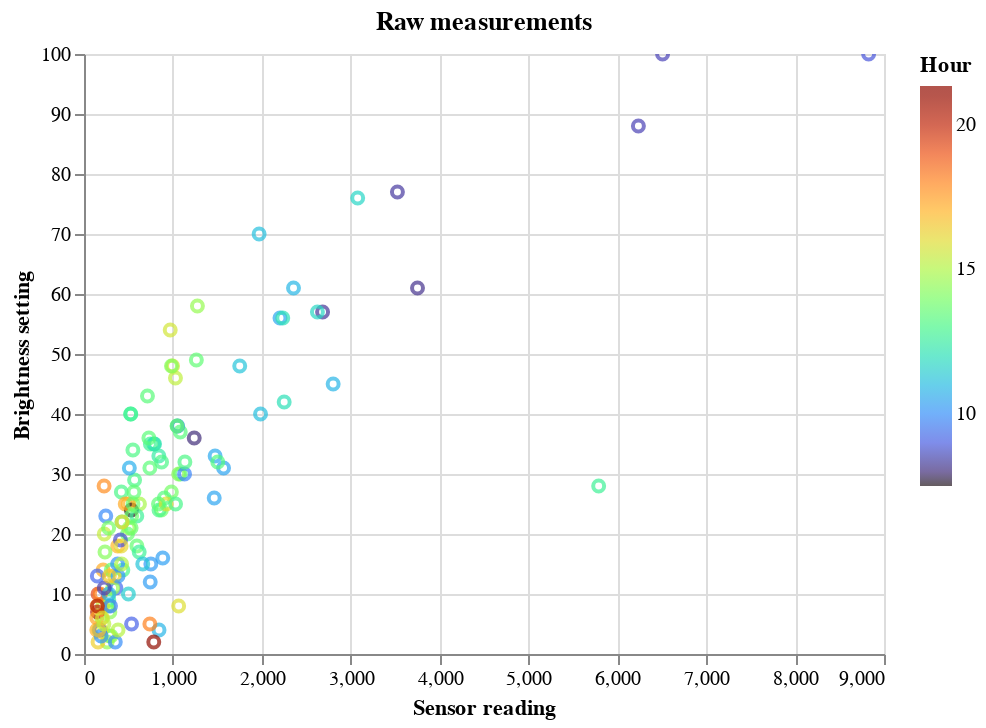

Write notebook code for a chart like this one.
### Code cell
chart = (
    alt.Chart(
        data,
        title='Raw measurements',
    )
    .mark_point()
    .encode(
        alt.X('reading', scale=alt.Scale(clamp=True), title='Sensor reading'),
        alt.Y('brightness', scale=alt.Scale(clamp=True), title='Brightness setting'),
        alt.Color('hour', scale=alt.Scale(scheme='turbo'), title='Hour'),
        [
            alt.Tooltip('reading', title='Sensor reading'),
            alt.Tooltip('brightness', title='Brightness setting'),
            alt.Tooltip('datetime', title='Date'),
            alt.Tooltip('hour', title='Hour'),
        ]
    )
    .interactive()
)
chart.save('measurements_time.json')
chart

### Figure 1 — Vega-Lite specification as saved in the notebook (floating-point values rounded to 4 significant figures)
{"config": {"view": {"continuousWidth": 400, "continuousHeight": 300}}, "data": {"name": "data-e7c048146725aa519b40dc2ce3426be9"}, "mark": "point", "encoding": {"color": {"field": "hour", "scale": {"scheme": "turbo"}, "title": "Hour", "type": "quantitative"}, "tooltip": [{"field": "reading", "title": "Sensor reading", "type": "quantitative"}, {"field": "brightness", "title": "Brightness setting", "type": "quantitative"}, {"field": "datetime", "title": "Date", "type": "temporal"}, {"field": "hour", "title": "Hour", "type": "quantitative"}], "x": {"field": "reading", "scale": {"clamp": true}, "title": "Sensor reading", "type": "quantitative"}, "y": {"field": "brightness", "scale": {"clamp": true}, "title": "Brightness setting", "type": "quantitative"}}, "selection": {"selector012": {"type": "interval", "bind": "scales", "encodings": ["x", "y"]}}, "title": "Raw measurements", "$schema": "https://vega.github.io/schema/vega-lite/v4.17.0.json", "datasets": {"data-e7c048146725aa519b40dc2ce3426be9": [{"datetime": "2021-11-17T09:16:27.733000", "reading": 359, "brightness": 11, "time": 9.274, "hour": 9.274}, {"datetime": "2021-11-17T12:43:34.860000", "reading": 279, "brightness": 9, "time": 12.73, "hour": 12.73}, {"datetime": "2021-11-17T12:50:02.146000", "reading": 273, "brightness": 8, "time": 12.83, "hour": 12.83}, {"datetime": "2021-11-17T14:17:43.697000", "reading": 291, "brightness": 7, "time": 14.3, "hour": 14.3}, {"datetime": "2021-11-17T14:42:29.204000", "reading": 197, "brightness": 6, "time": 14.71, "hour": 14.71}, {"datetime": "2021-11-18T10:16:26.214000", "reading": 752, "brightness": 15, "time": 10.27, "hour": 10.27}, {"datetime": "2021-11-18T10:19:40.657000", "reading": 745, "brightness": 12, "time": 10.33, "hour": 10.33}, {"datetime": "2021-11-18T10:23:10.472000", "reading": 886, "brightness": 16, "time": 10.39, "hour": 10.39}, {"datetime": "2021-11-18T10:29:02.072000", "reading": 1570, "brightness": 31, "time": 10.48, "hour": 10.48}, {"datetime": "2021-11-18T10:29:23.584000", "reading": 1465, "brightness": 26, "time": 10.49, "hour": 10.49}, {"datetime": "2021-11-18T10:35:17.819000", "reading": 1475, "brightness": 33, "time": 10.59, "hour": 10.59}, {"datetime": "2021-11-18T13:01:46.839000", "reading": 420, "brightness": 27, "time": 13.03, "hour": 13.03}, {"datetime": "2021-11-18T13:02:07.333000", "reading": 426, "brightness": 22, "time": 13.04, "hour": 13.04}, {"datetime": "2021-11-18T13:02:54.452000", "reading": 437, "brightness": 14, "time": 13.05, "hour": 13.05}, {"datetime": "2021-11-18T13:34:28.914000", "reading": 595, "brightness": 18, "time": 13.57, "hour": 13.57}, {"datetime": "2021-11-18T13:41:13.511000", "reading": 489, "brightness": 20, "time": 13.69, "hour": 13.69}, {"datetime": "2021-11-18T14:33:48.004000", "reading": 322, "brightness": 11, "time": 14.56, "hour": 14.56}, {"datetime": "2021-11-18T15:31:53.416000", "reading": 209, "brightness": 8, "time": 15.53, "hour": 15.53}, {"datetime": "2021-11-18T19:18:27.289000", "reading": 158, "brightness": 10, "time": 19.31, "hour": 19.31}, {"datetime": "2021-11-18T20:15:39.392000", "reading": 152, "brightness": 7, "time": 20.26, "hour": 20.26}, {"datetime": "2022-03-11T12:42:28.401000", "reading": 5790, "brightness": 28, "time": 12.71, "hour": 12.71}, {"datetime": "2022-03-11T12:43:20.135000", "reading": 747, "brightness": 35, "time": 12.72, "hour": 12.72}, {"datetime": "2022-03-11T12:52:17.164000", "reading": 785, "brightness": 35, "time": 12.87, "hour": 12.87}, {"datetime": "2022-03-11T16:57:12.798000", "reading": 379, "brightness": 18, "time": 16.95, "hour": 16.95}, {"datetime": "2022-03-11T17:10:46.891000", "reading": 215, "brightness": 14, "time": 17.18, "hour": 17.18}, {"datetime": "2022-03-11T18:05:58.741000", "reading": 183, "brightness": 10, "time": 18.1, "hour": 18.1}, {"datetime": "2022-03-14T12:03:02.955000", "reading": 794, "brightness": 35, "time": 12.05, "hour": 12.05}, {"datetime": "2022-03-14T13:03:19.302000", "reading": 569, "brightness": 29, "time": 13.06, "hour": 13.06}, {"datetime": "2022-03-14T17:14:45.580000", "reading": 464, "brightness": 25, "time": 17.25, "hour": 17.25}, {"datetime": "2022-03-15T13:37:51.671000", "reading": 307, "brightness": 14, "time": 13.63, "hour": 13.63}, {"datetime": "2022-03-15T14:50:38.990000", "reading": 624, "brightness": 25, "time": 14.84, "hour": 14.84}, {"datetime": "2022-03-16T07:30:30.938000", "reading": 533, "brightness": 24, "time": 7.508, "hour": 7.508}, {"datetime": "2022-03-16T07:59:51.606000", "reading": 1240, "brightness": 36, "time": 7.998, "hour": 7.998}, {"datetime": "2022-03-16T08:13:11.192000", "reading": 2684, "brightness": 57, "time": 8.22, "hour": 8.22}, {"datetime": "2022-03-16T08:15:59.615000", "reading": 3526, "brightness": 77, "time": 8.266, "hour": 8.266}, {"datetime": "2022-03-16T08:27:20.681000", "reading": 6237, "brightness": 88, "time": 8.456, "hour": 8.456}, {"datetime": "2022-03-16T08:28:54.537000", "reading": 6509, "brightness": 100, "time": 8.482, "hour": 8.482}, {"datetime": "2022-03-16T11:06:27.544000", "reading": 1986, "brightness": 40, "time": 11.11, "hour": 11.11}, {"datetime": "2022-03-16T11:06:42.843000", "reading": 1970, "brightness": 70, "time": 11.11, "hour": 11.11}, {"datetime": "2022-03-16T11:13:28.185000", "reading": 1752, "brightness": 48, "time": 11.22, "hour": 11.22}, {"datetime": "2022-03-16T13:14:21.054000", "reading": 1049, "brightness": 38, "time": 13.24, "hour": 13.24}, {"datetime": "2022-03-16T13:18:49.124000", "reading": 1084, "brightness": 30, "time": 13.31, "hour": 13.31}, {"datetime": "2022-03-16T13:20:10.469000", "reading": 1083, "brightness": 37, "time": 13.34, "hour": 13.34}, {"datetime": "2022-03-16T13:49:07.107000", "reading": 870, "brightness": 24, "time": 13.82, "hour": 13.82}, {"datetime": "2022-03-16T16:18:49.818000", "reading": 343, "brightness": 13, "time": 16.31, "hour": 16.31}, {"datetime": "2022-03-17T09:38:41.096000", "reading": 298, "brightness": 8, "time": 9.645, "hour": 9.645}, {"datetime": "2022-03-17T10:09:41", "reading": 378, "brightness": 15, "time": 10.16, "hour": 10.16}, {"datetime": "2022-03-17T10:10:13.514000", "reading": 383, "brightness": 13, "time": 10.17, "hour": 10.17}, {"datetime": "2022-03-17T10:51:11.006000", "reading": 280, "brightness": 10, "time": 10.85, "hour": 10.85}, {"datetime": "2022-03-17T12:40:59.489000", "reading": 594, "brightness": 23, "time": 12.68, "hour": 12.68}, {"datetime": "2022-03-17T12:41:56.967000", "reading": 621, "brightness": 17, "time": 12.7, "hour": 12.7}, {"datetime": "2022-03-17T13:56:18.278000", "reading": 983, "brightness": 27, "time": 13.94, "hour": 13.94}, {"datetime": "2022-03-17T14:32:27.809000", "reading": 508, "brightness": 21, "time": 14.54, "hour": 14.54}, {"datetime": "2022-03-17T15:04:00.106000", "reading": 423, "brightness": 15, "time": 15.07, "hour": 15.07}, {"datetime": "2022-03-18T15:40:07.126000", "reading": 970, "brightness": 54, "time": 15.67, "hour": 15.67}, {"datetime": "2022-03-18T15:41:29.953000", "reading": 996, "brightness": 48, "time": 15.69, "hour": 15.69}, {"datetime": "2022-03-18T17:50:00.693000", "reading": 226, "brightness": 28, "time": 17.83, "hour": 17.83}, {"datetime": "2022-03-21T15:18:21.328000", "reading": 1029, "brightness": 46, "time": 15.31, "hour": 15.31}, {"datetime": "2022-03-21T17:05:31.505000", "reading": 500, "brightness": 25, "time": 17.09, "hour": 17.09}, {"datetime": "2022-03-23T08:52:53.080000", "reading": 8827, "brightness": 100, "time": 8.881, "hour": 8.881}, {"datetime": "2022-03-23T10:53:39.256000", "reading": 2357, "brightness": 61, "time": 10.89, "hour": 10.89}, {"datetime": "2022-03-23T12:25:30.329000", "reading": 842, "brightness": 33, "time": 12.42, "hour": 12.42}, {"datetime": "2022-03-23T13:02:58.771000", "reading": 844, "brightness": 24, "time": 13.05, "hour": 13.05}, {"datetime": "2022-03-23T13:04:02.003000", "reading": 873, "brightness": 32, "time": 13.07, "hour": 13.07}, {"datetime": "2022-03-23T13:19:25.566000", "reading": 904, "brightness": 26, "time": 13.32, "hour": 13.32}, {"datetime": "2022-03-24T14:10:09.499000", "reading": 984, "brightness": 48, "time": 14.17, "hour": 14.17}, {"datetime": "2022-03-24T14:15:34.746000", "reading": 1065, "brightness": 30, "time": 14.26, "hour": 14.26}, {"datetime": "2022-03-24T15:55:14.676000", "reading": 925, "brightness": 25, "time": 15.92, "hour": 15.92}, {"datetime": "2022-03-29T09:48:22.384000", "reading": 1053, "brightness": 38, "time": 9.806, "hour": 9.806}, {"datetime": "2022-03-29T09:50:05.660000", "reading": 1131, "brightness": 30, "time": 9.835, "hour": 9.835}, {"datetime": "2022-03-29T10:32:04.103000", "reading": 2205, "brightness": 56, "time": 10.53, "hour": 10.53}, {"datetime": "2022-03-29T10:50:43.158000", "reading": 2803, "brightness": 45, "time": 10.85, "hour": 10.85}, {"datetime": "2022-03-29T11:44:25.752000", "reading": 2626, "brightness": 57, "time": 11.74, "hour": 11.74}, {"datetime": "2022-03-30T08:25:12.283000", "reading": 228, "brightness": 11, "time": 8.42, "hour": 8.42}, {"datetime": "2022-03-30T08:45:45.310000", "reading": 410, "brightness": 19, "time": 8.762, "hour": 8.762}, {"datetime": "2022-03-30T11:40:38.260000", "reading": 3079, "brightness": 76, "time": 11.68, "hour": 11.68}, {"datetime": "2022-03-30T12:00:54.023000", "reading": 2252, "brightness": 42, "time": 12.02, "hour": 12.02}, {"datetime": "2022-03-30T12:01:03.499000", "reading": 2236, "brightness": 56, "time": 12.02, "hour": 12.02}, {"datetime": "2022-03-30T13:13:19.537000", "reading": 1505, "brightness": 32, "time": 13.22, "hour": 13.22}, {"datetime": "2022-03-30T13:32:14.297000", "reading": 1264, "brightness": 49, "time": 13.54, "hour": 13.54}, {"datetime": "2022-03-30T13:41:12.549000", "reading": 1047, "brightness": 38, "time": 13.69, "hour": 13.69}, {"datetime": "2022-03-30T14:32:35.058000", "reading": 1276, "brightness": 58, "time": 14.54, "hour": 14.54}, {"datetime": "2022-04-01T09:13:30.034000", "reading": 150, "brightness": 13, "time": 9.225, "hour": 9.225}, {"datetime": "2022-04-01T09:54:59.671000", "reading": 245, "brightness": 23, "time": 9.916, "hour": 9.916}, {"datetime": "2022-04-01T10:42:34.095000", "reading": 510, "brightness": 31, "time": 10.71, "hour": 10.71}, {"datetime": "2022-04-01T13:23:10.189000", "reading": 714, "brightness": 43, "time": 13.39, "hour": 13.39}, {"datetime": "2022-04-01T13:24:43.832000", "reading": 730, "brightness": 36, "time": 13.41, "hour": 13.41}, {"datetime": "2022-04-01T13:25:44.364000", "reading": 741, "brightness": 31, "time": 13.43, "hour": 13.43}, {"datetime": "2022-04-01T13:32:31.111000", "reading": 562, "brightness": 27, "time": 13.54, "hour": 13.54}, {"datetime": "2022-04-01T13:42:54.036000", "reading": 536, "brightness": 23, "time": 13.71, "hour": 13.71}, {"datetime": "2022-04-01T13:44:55.413000", "reading": 530, "brightness": 21, "time": 13.75, "hour": 13.75}, {"datetime": "2022-04-01T13:46:50.108000", "reading": 551, "brightness": 25, "time": 13.78, "hour": 13.78}, {"datetime": "2022-04-01T15:23:53.676000", "reading": 228, "brightness": 20, "time": 15.4, "hour": 15.4}, {"datetime": "2022-04-04T13:57:37.079000", "reading": 277, "brightness": 21, "time": 13.96, "hour": 13.96}, {"datetime": "2022-04-05T13:31:43.454000", "reading": 838, "brightness": 25, "time": 13.53, "hour": 13.53}, {"datetime": "2022-04-05T14:16:02.992000", "reading": 236, "brightness": 17, "time": 14.27, "hour": 14.27}, {"datetime": "2022-04-05T16:07:39.954000", "reading": 429, "brightness": 22, "time": 16.13, "hour": 16.13}, {"datetime": "2022-04-05T16:08:17.486000", "reading": 418, "brightness": 18, "time": 16.14, "hour": 16.14}, {"datetime": "2022-04-05T16:30:06.136000", "reading": 285, "brightness": 13, "time": 16.5, "hour": 16.5}, {"datetime": "2022-04-06T11:14:32.408000", "reading": 661, "brightness": 15, "time": 11.24, "hour": 11.24}, {"datetime": "2022-04-06T11:27:20.896000", "reading": 500, "brightness": 10, "time": 11.46, "hour": 11.46}, {"datetime": "2022-04-06T13:00:17.208000", "reading": 1030, "brightness": 25, "time": 13.0, "hour": 13.0}, {"datetime": "2022-04-06T13:06:02.255000", "reading": 1135, "brightness": 32, "time": 13.1, "hour": 13.1}, {"datetime": "2022-04-20T08:07:38.144000", "reading": 3752, "brightness": 61, "time": 8.127, "hour": 8.127}, {"datetime": "2021-11-14T14:17:10.798000", "reading": 304, "brightness": 3, "time": 14.29, "hour": 14.29}, {"datetime": "2021-11-14T14:21:01.168000", "reading": 287, "brightness": 3, "time": 14.35, "hour": 14.35}, {"datetime": "2021-11-14T14:28:48.624000", "reading": 261, "brightness": 2, "time": 14.48, "hour": 14.48}, {"datetime": "2021-11-15T09:58:56.036000", "reading": 352, "brightness": 2, "time": 9.982, "hour": 9.982}, {"datetime": "2021-11-15T16:06:48.212000", "reading": 191, "brightness": 4, "time": 16.11, "hour": 16.11}, {"datetime": "2021-11-15T16:21:03.396000", "reading": 158, "brightness": 2, "time": 16.35, "hour": 16.35}, {"datetime": "2021-11-15T17:05:21.883000", "reading": 144, "brightness": 4, "time": 17.09, "hour": 17.09}, {"datetime": "2021-11-15T17:22:28.781000", "reading": 144, "brightness": 6, "time": 17.37, "hour": 17.37}, {"datetime": "2021-11-15T17:23:26.298000", "reading": 146, "brightness": 8, "time": 17.39, "hour": 17.39}, {"datetime": "2021-11-16T09:08:33.545000", "reading": 535, "brightness": 5, "time": 9.143, "hour": 9.143}, {"datetime": "2021-11-16T09:11:08.364000", "reading": 175, "brightness": 4, "time": 9.186, "hour": 9.186}, {"datetime": "2021-11-16T10:07:46.302000", "reading": 193, "brightness": 3, "time": 10.13, "hour": 10.13}, {"datetime": "2021-11-18T20:24:27.381000", "reading": 151, "brightness": 8, "time": 20.41, "hour": 20.41}, {"datetime": "2021-11-19T10:50:59.076000", "reading": 844, "brightness": 4, "time": 10.85, "hour": 10.85}, {"datetime": "2021-11-20T15:54:44.664000", "reading": 1065, "brightness": 8, "time": 15.91, "hour": 15.91}, {"datetime": "2021-11-20T15:57:01.496000", "reading": 207, "brightness": 6, "time": 15.95, "hour": 15.95}, {"datetime": "2021-11-20T16:27:52.701000", "reading": 167, "brightness": 4, "time": 16.46, "hour": 16.46}, {"datetime": "2021-11-20T21:20:51.888000", "reading": 785, "brightness": 2, "time": 21.35, "hour": 21.35}, {"datetime": "2021-11-21T15:06:54.598000", "reading": 383, "brightness": 4, "time": 15.12, "hour": 15.12}, {"datetime": "2021-11-21T15:12:35.363000", "reading": 224, "brightness": 5, "time": 15.21, "hour": 15.21}, {"datetime": "2021-11-22T18:05:38.775000", "reading": 741, "brightness": 5, "time": 18.09, "hour": 18.09}, {"datetime": "2022-05-15T12:45:56.401000", "reading": 525, "brightness": 40, "time": 12.77, "hour": 12.77}, {"datetime": "2022-05-15T12:46:10.192000", "reading": 526, "brightness": 40, "time": 12.77, "hour": 12.77}, {"datetime": "2022-05-15T13:06:39.722000", "reading": 550, "brightness": 34, "time": 13.11, "hour": 13.11}]}}
